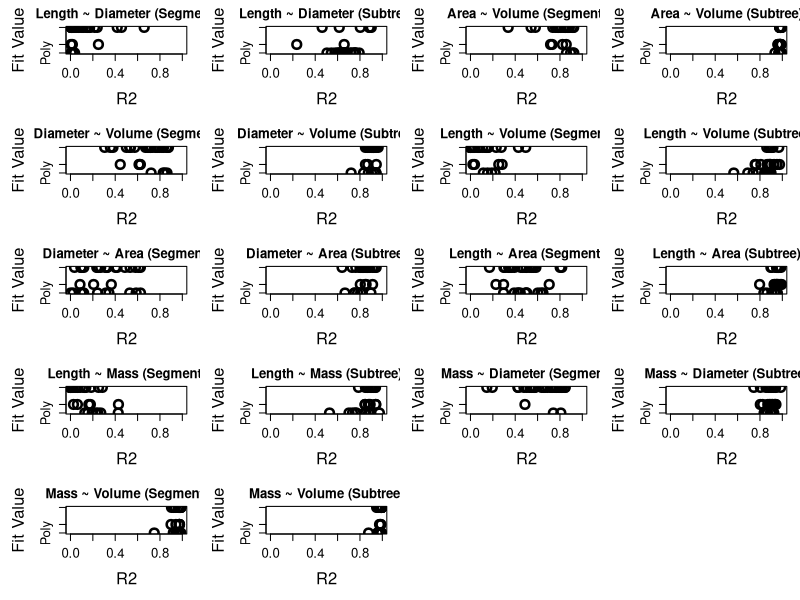
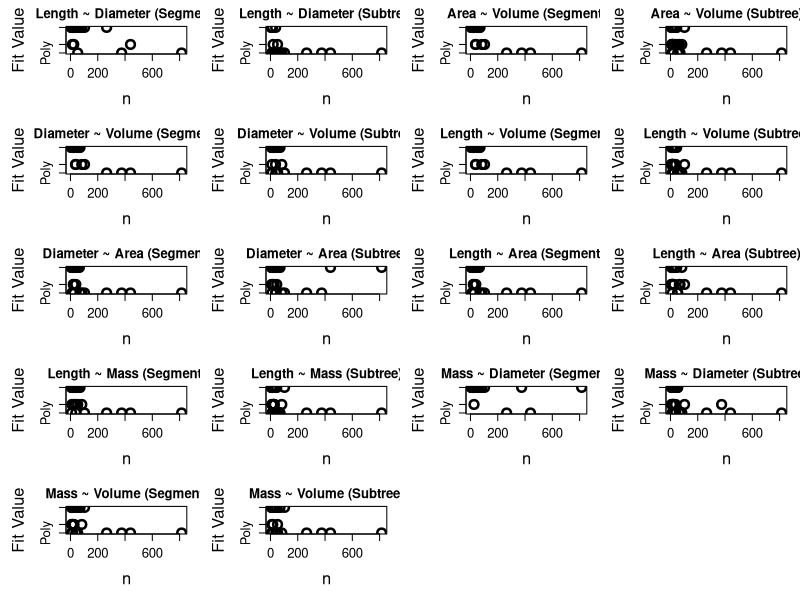

The R script that drew these images, in order:
### Generates the linear vs poly fits against R2 and sample size figure for Ch1 Fig S2.

fits <- read.csv('Fits_for_fig.csv', sep=',', head=T)

labels <- c("Length ~ Diameter (Segment)", "L~D (Path)", "Length ~ Diameter (Subtree)", 
            "Area ~ Volume (Segment)", "Area ~ Volume (Subtree)", 
            "Diameter ~ Volume (Segment)", "Diameter ~ Volume (Subtree)", 
            "Length ~ Volume (Segment)", "L~V (Path)", "Length ~ Volume (Subtree)", 
            "Diameter ~ Area (Segment)", "Diameter ~ Area (Subtree)", 
            "Length ~ Area (Segment)", "L~SA (Path)", "Length ~ Area (Subtree)", 
            "Length ~ Mass (Segment)", "L~M (Path)", "Length ~ Mass (Subtree)", 
            "Mass ~ Diameter (Segment)", "Mass ~ Diameter (Subtree)", 
            "Mass ~ Volume (Segment)", "Mass ~ Volume (Subtree)")

fit_vals <- matrix(ncol=22, nrow=32)
r_vals <- matrix(ncol=22, nrow=32)
n_vals <- matrix(ncol=22, nrow=32)

for (i in 1:22){
  for (j in 1:32){
    fit_vals[j,i] = as.numeric(strsplit(as.character(fits[i,(j+1)]), ",")[[1]][1])
    r_vals[j,i] = as.numeric(strsplit(as.character(fits[i,(j+1)]), ",")[[1]][2])
    n_vals[j,i] = as.numeric(strsplit(as.character(fits[i,(j+1)]), ",")[[1]][3])
  }
}

multi_plot_r <- function(col_list){
  for (i in col_list){
    plot(r_vals[,i], fit_vals[,i], main = labels[i], pch=21, lwd=2.5, cex=1.75, 
         ylim=c(0,3), xlim=c(0,1), ylab = 'Fit Value', xlab='R2',  yaxt='n')
    axis(2, at = c(0,1,3), labels = c("Poly", "NS", "Linear"))
  }
}

multi_plot_n <- function(col_list){
  for (i in col_list){
    plot(n_vals[,i], fit_vals[,i], main = labels[i], pch=21, lwd=2.5, cex=1.75, 
         ylim=c(0,3), xlim=c(0,820), ylab = 'Fit Value', xlab = 'n', yaxt='n')
    axis(2, at = c(0,1,3), labels = c("Poly", "NS", "Linear"))
  }
}

pdf(file="FigS1.pdf", width=12, height=12, family="Helvetica", pointsize=14)

###Fit vs R2
par(mfrow= c(5,4), mar=c(5,5,2,1), cex.lab = 1.5, cex.axis=1.2)
multi_plot_r(c(1,3))
multi_plot_r(c(4,5))
multi_plot_r(c(6,7))
multi_plot_r(c(8,10))
multi_plot_r(c(11,12))
multi_plot_r(c(13,15))
multi_plot_r(c(16,18))
multi_plot_r(c(19,20))
multi_plot_r(c(21,22))

###Fit vs n
par(mfrow= c(5,4))
multi_plot_n(c(1,3))
multi_plot_n(c(4,5))
multi_plot_n(c(6,7))
multi_plot_n(c(8,10))
multi_plot_n(c(11,12))
multi_plot_n(c(13,15))
multi_plot_n(c(16,18))
multi_plot_n(c(19,20))
multi_plot_n(c(21,22))

dev.off()


